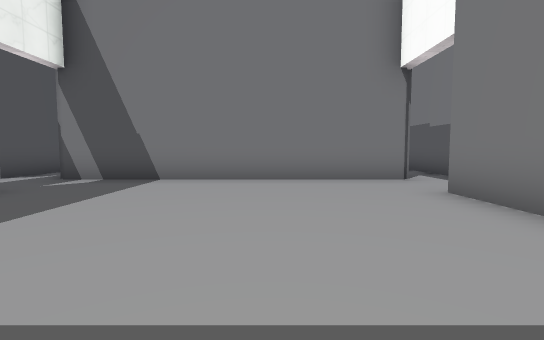
view 1 (above)

21 first-person views from a walk through a 3-D level made in the Godot game engine. The camera is 1.4 m above the floor, tilts 4° down and sees 85° across. The floor is counted in squares, 2 m on a side. Each view is taken from the middle of a square. On the plan, view 1 faces up. The plan holds only what a view shows up to about 10 squares ahead; the rest is blank. The place goes on beyond the plan. Characters and animated objects are left out. Some surface patterns are stand-ins.

view 2
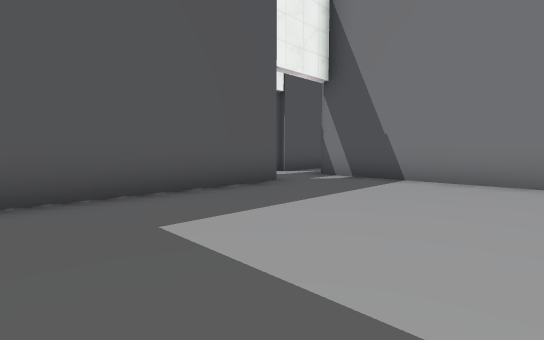

view 3
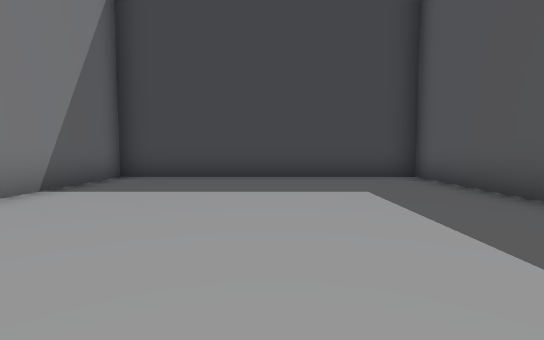

view 4
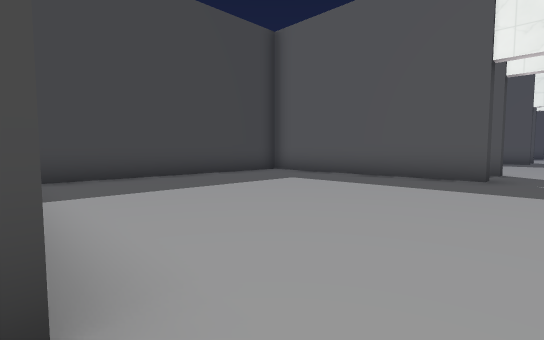

view 5
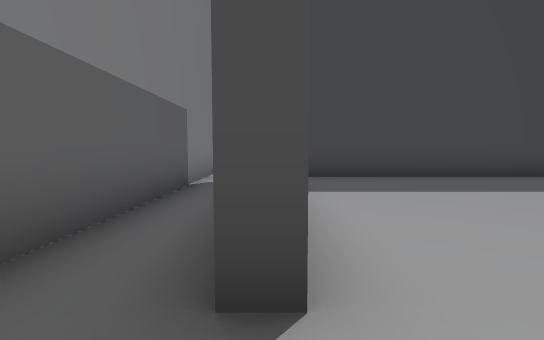

view 6
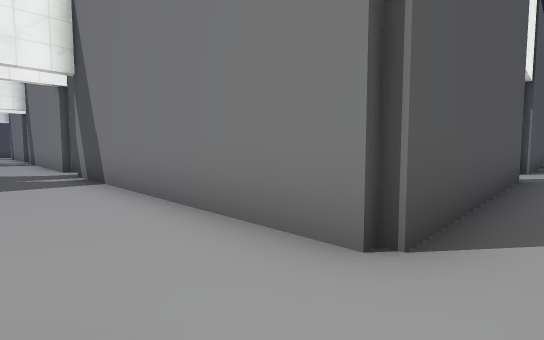

view 7
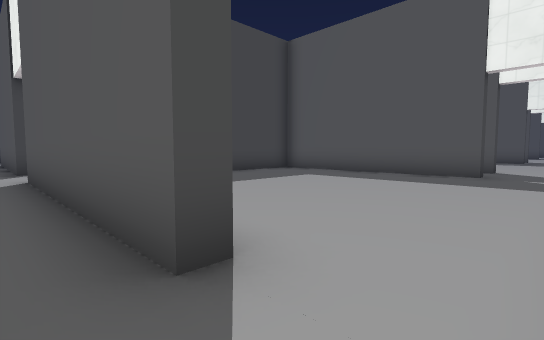

view 8
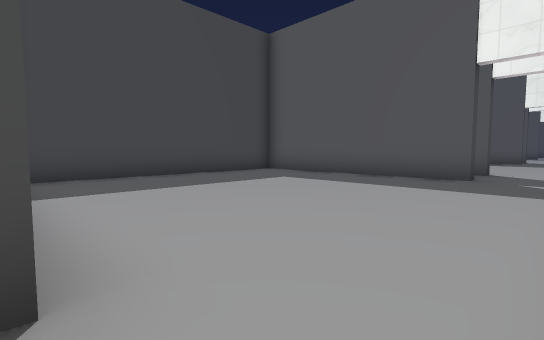

view 9
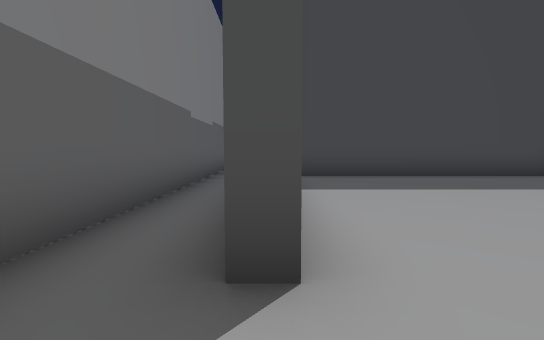

view 10
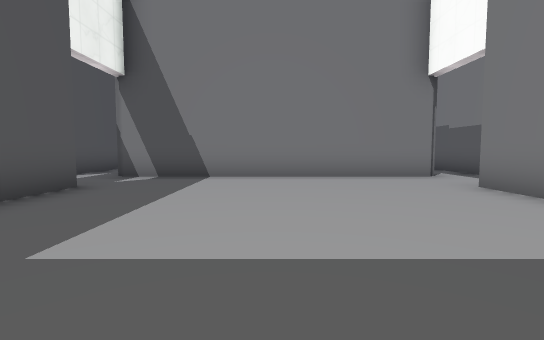

view 11
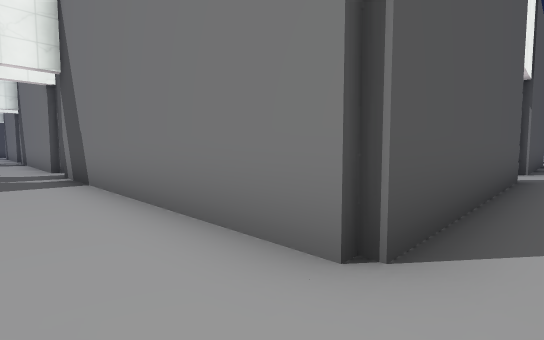

view 12
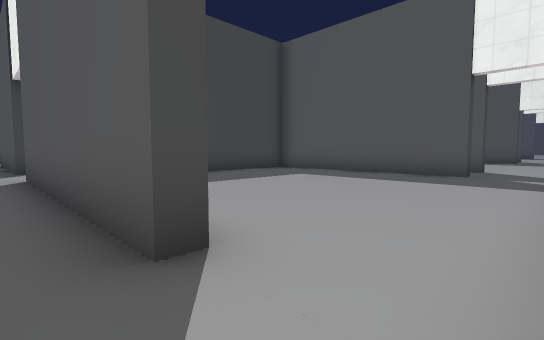

view 13
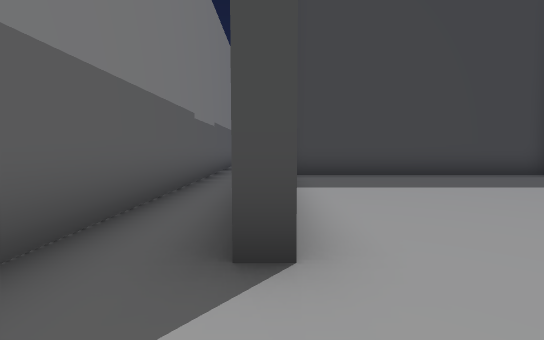

view 14
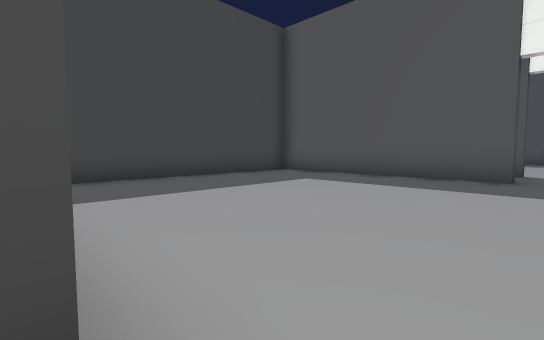

view 15
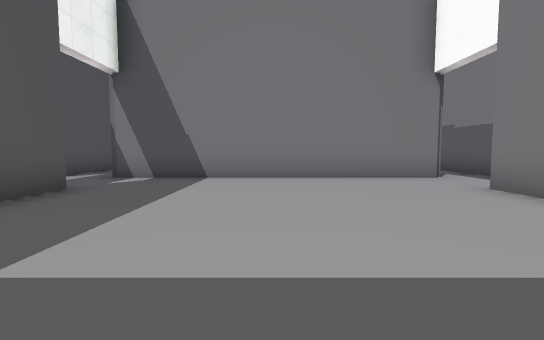

view 16
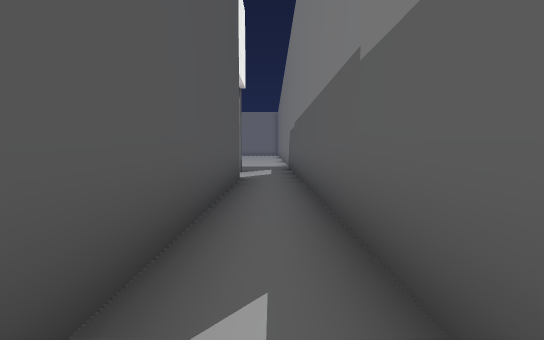

view 17
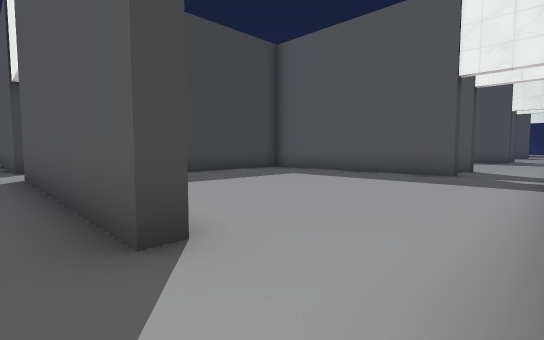

view 18
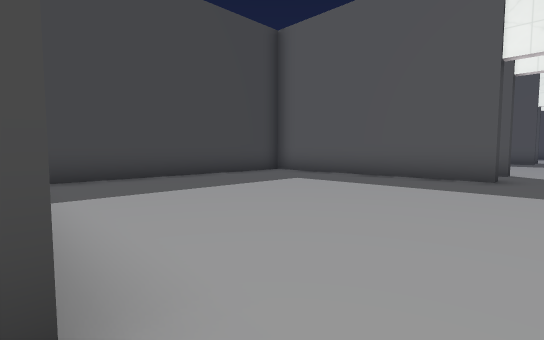

view 19
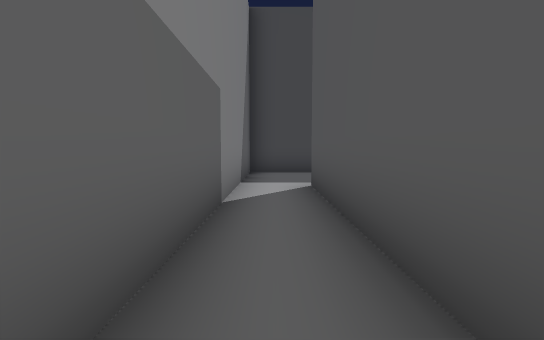

view 20
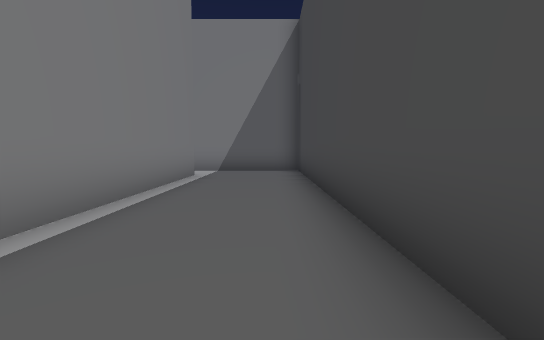

view 21
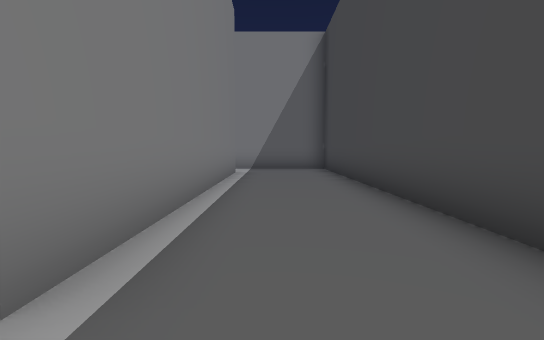

### Floor plan
Key: @ floor where view 1 was taken; # wall or solid block; . floor.
Columns run from 9 left of view 1 to 5 right of it. Each row starts with its distance up from view 1.
 34             ..#
 33             #.#
 32 ..............#
 31 ...##.........#
 30     #.......#.#
 29     #.......#.#
 28     #.......#.#
 27    ##.......#.#
 26    ##.......#.#
 25   ###########.#
 24    ...........
 23 ..............
 22 ...##.......#.#
 21     #.......#.#
 20     #.......#.#
 19     #.......#.#
 18    ##.......#.#
 17    ##.......#.#
 16 #############.#
 15 ..............#
 14 ..............#
 13 .. ##.......#.#
 12     #.......#.#
 11     #.......#.#
 10     #.......#.#
  9    ##.......#.#
  8    ##.......#.#
  7  ############.#
  6 ..............#
  5 ..............#
  4    ##.......#.#
  3     #.......#.#
  2     #.......#.#
  1     #.......#.#
  0     #....@..#.#
 -1     ##......#.#
 -2     .########.#
 -3    ...........#
 -4     ..........#
 -5      ##########

Positions as (right, up) in squares from view 1, and headings:
1: (0, 0), facing up
2: (0, 0), facing up-left
3: (-1, 6), facing down
4: (3, 6), facing down-left
5: (3, 6), facing down
6: (4, 5), facing up-left
7: (4, 15), facing down-left
8: (3, 15), facing down-left
9: (3, 15), facing down
10: (-1, 8), facing up
11: (4, 14), facing up-left
12: (4, 24), facing down-left
13: (3, 24), facing down
14: (3, 23), facing down-left
15: (-1, 17), facing up
16: (4, 24), facing up
17: (4, 33), facing down-left
18: (3, 32), facing down-left
19: (4, 4), facing down
20: (-5, -4), facing right
21: (-6, -3), facing right
